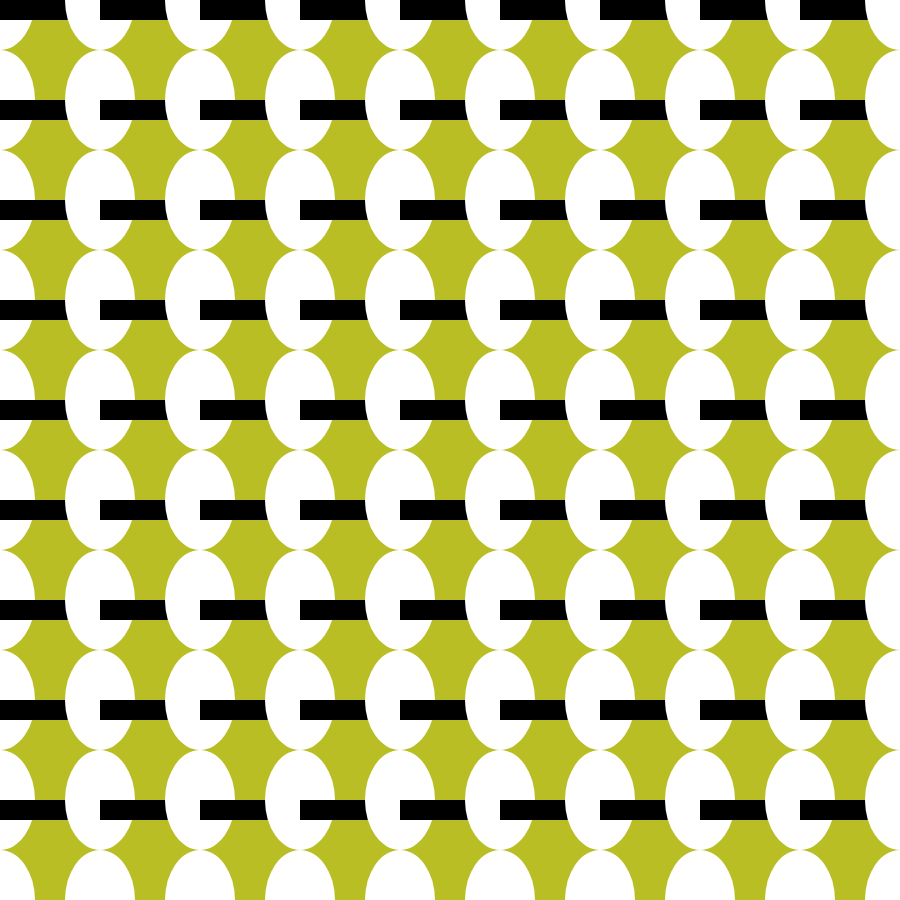
Frame 1 (no input)
Frame 60 (no input): identical to frame 1, image omitted
Frame 120 (the mouse pressed at the canvas centre since frame 60): identical to frame 1, image omitted

The p5.js sketch that drew this single still picture (run headless with seeded random() and noise() and a simulated clock; from frame 60 on, the mouse is pressed at the canvas centre):

// p5.js sketch
// ── sketch.js
let accent = "#B8BE24";

function setup() {
  createCanvas(900, 900);
}

function draw() {
  background(accent);

  for (let j = 0; j < 10; j++) {
    for (let i = 0; i < 10; i++) {

      noStroke();
      fill("white");
      ellipse(i * 100, j * 100, 70, 100);

      fill("black");
      rect(i * 100, j * 100, 100, 20);

    }
  }
}
